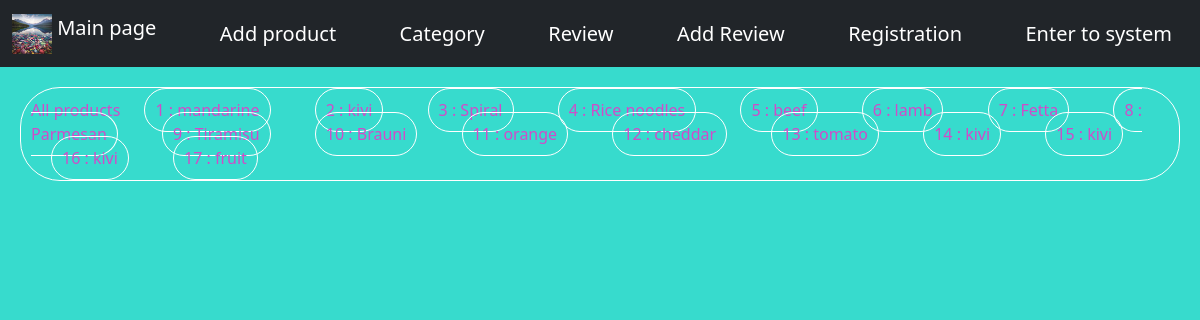
The page / on the database its author committed.
### coles_shop/models.py (models this page shows, shortened)
class Product(models.Model):
    title = models.CharField(max_length=255, blank=False)
    description = models.CharField(max_length=255, blank=False)
    price = models.IntegerField(default=20, blank=False)
    category = models.ForeignKey(Category, on_delete=models.CASCADE)

### coles_shop/views.py (the view)
# urls.py: path('', views.index),
def index(request):
    print(request.user.id)
    products = Product.objects.all()
    data= {
        'title': "All products",
        'products': products
    }
    return render(request, 'index.html', context=data)

### templates/index.html
{% extends 'layout.html' %}
{% block content %}
    <h1 class="white-tag"> {{ title }}</h1>
    {% for products in products %}
        <a class="white-tag" href="/products/{{ products.id }}/">
            {{ products.id }} : {{ products.title }}</a>
    {% endfor %}
{% endblock %}

### coles_shop/static/CSS/style.css (style rules this page uses)
body { background: #37dbcd; color: white; }
.white-tag { text-decoration: None; color: #d04cc9; margin: 20px; padding: 10px; border: white solid 1px; border-radius: 40px; }

### rows shown on the page
Product: id "1", title "mandarine"
Product: id "2", title "kivi"
Product: id "3", title "Spiral"
Product: id "4", title "Rice noodles"
Product: id "5", title "beef"
Product: id "6", title "lamb"
Product: id "7", title "Fetta"
Product: id "8", title "Parmesan"
Product: id "9", title "Tiramisu"
Product: id "10", title "Brauni"
Product: id "11", title "orange"
Product: id "12", title "cheddar"
Product: id "13", title "tomato"
Product: id "14", title "kivi"
Product: id "15", title "kivi"
Product: id "16", title "kivi"
Product: id "17", title "fruit"

### other values the page prints
{{ title }} "All products"
